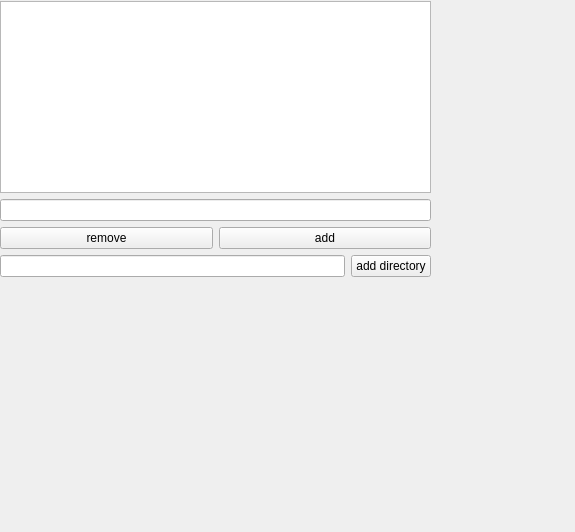
<?xml version="1.0" encoding="UTF-8"?>
<ui version="4.0">
 <class>Form</class>
 <widget class="QWidget" name="Form">
  <property name="geometry">
   <rect>
    <x>0</x>
    <y>0</y>
    <width>575</width>
    <height>532</height>
   </rect>
  </property>
  <property name="windowTitle">
   <string>Form</string>
  </property>
  <widget class="QWidget" name="">
   <property name="geometry">
    <rect>
     <x>0</x>
     <y>1</y>
     <width>431</width>
     <height>451</height>
    </rect>
   </property>
   <layout class="QVBoxLayout" name="verticalLayout">
    <item>
     <widget class="QListWidget" name="playlist"/>
    </item>
    <item>
     <widget class="QLineEdit" name="lineEdit"/>
    </item>
    <item>
     <layout class="QHBoxLayout" name="horizontalLayout">
      <item>
       <widget class="QPushButton" name="pbutton_remove">
        <property name="text">
         <string>remove</string>
        </property>
       </widget>
      </item>
      <item>
       <widget class="QPushButton" name="pbutton_add">
        <property name="text">
         <string>add</string>
        </property>
       </widget>
      </item>
     </layout>
    </item>
    <item>
     <layout class="QHBoxLayout" name="horizontalLayout_2">
      <item>
       <widget class="QLineEdit" name="lineEdit_directory"/>
      </item>
      <item>
       <widget class="QPushButton" name="pbutton_add_directory">
        <property name="text">
         <string>add directory</string>
        </property>
       </widget>
      </item>
     </layout>
    </item>
    <item>
     <layout class="QGridLayout" name="gridLayout">
      <item row="0" column="2">
       <widget class="QPushButton" name="startBtn">
        <property name="sizePolicy">
         <sizepolicy hsizetype="Minimum" vsizetype="Fixed">
          <horstretch>0</horstretch>
          <verstretch>1</verstretch>
         </sizepolicy>
        </property>
        <property name="minimumSize">
         <size>
          <width>5</width>
          <height>5</height>
         </size>
        </property>
        <property name="text">
         <string/>
        </property>
        <property name="flat">
         <bool>true</bool>
        </property>
       </widget>
      </item>
      <item row="0" column="3">
       <widget class="QPushButton" name="stopBtn">
        <property name="sizePolicy">
         <sizepolicy hsizetype="Minimum" vsizetype="Fixed">
          <horstretch>0</horstretch>
          <verstretch>1</verstretch>
         </sizepolicy>
        </property>
        <property name="text">
         <string/>
        </property>
        <property name="flat">
         <bool>true</bool>
        </property>
       </widget>
      </item>
      <item row="1" column="0">
       <widget class="QPushButton" name="continueBtn">
        <property name="enabled">
         <bool>true</bool>
        </property>
        <property name="sizePolicy">
         <sizepolicy hsizetype="Minimum" vsizetype="Fixed">
          <horstretch>0</horstretch>
          <verstretch>1</verstretch>
         </sizepolicy>
        </property>
        <property name="text">
         <string/>
        </property>
        <property name="flat">
         <bool>true</bool>
        </property>
       </widget>
      </item>
      <item row="1" column="1">
       <widget class="QLabel" name="statusLbl">
        <property name="sizePolicy">
         <sizepolicy hsizetype="Preferred" vsizetype="Preferred">
          <horstretch>0</horstretch>
          <verstretch>1</verstretch>
         </sizepolicy>
        </property>
        <property name="text">
         <string/>
        </property>
       </widget>
      </item>
      <item row="1" column="4">
       <widget class="QLabel" name="errorLbl">
        <property name="sizePolicy">
         <sizepolicy hsizetype="Preferred" vsizetype="Preferred">
          <horstretch>0</horstretch>
          <verstretch>1</verstretch>
         </sizepolicy>
        </property>
        <property name="text">
         <string/>
        </property>
       </widget>
      </item>
      <item row="2" column="0" colspan="5">
       <widget class="QWidget" name="pollErr" native="true">
        <layout class="QHBoxLayout" name="horizontalLayout_6">
         <property name="leftMargin">
          <number>0</number>
         </property>
         <property name="topMargin">
          <number>0</number>
         </property>
         <property name="rightMargin">
          <number>0</number>
         </property>
         <property name="bottomMargin">
          <number>0</number>
         </property>
        </layout>
       </widget>
      </item>
     </layout>
    </item>
   </layout>
  </widget>
 </widget>
 <resources>
  <include location="../../res/quango.qrc"/>
 </resources>
 <connections/>
</ui>
